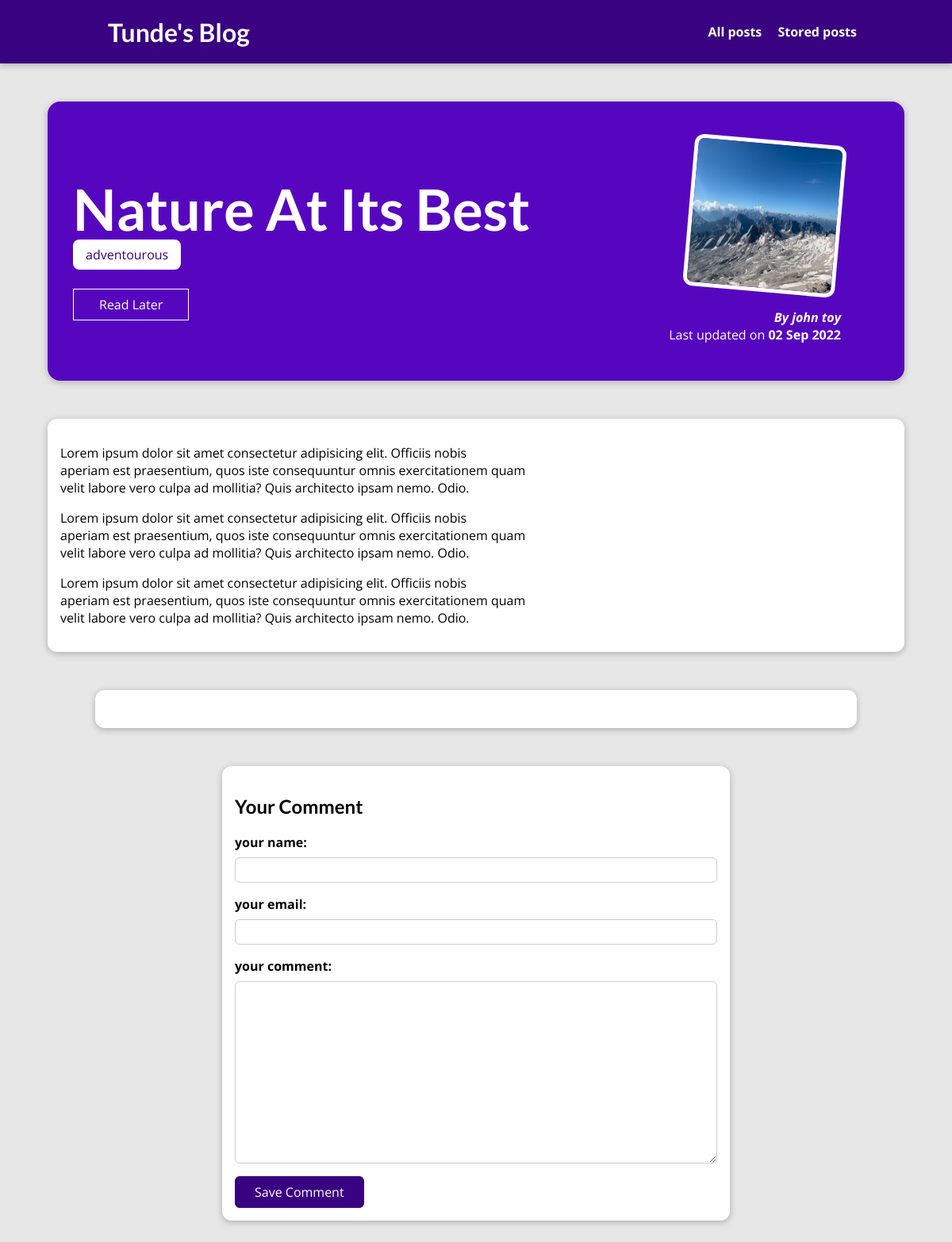
The page /posts/nature-at-its-best on the database its author committed.
### blog/models.py (models this page shows, shortened)
class Post(models.Model):
    title = models.CharField(max_length=150)
    excerpt = models.CharField(max_length=500)
    image = models.ImageField(upload_to='posts', null=True)
    date = models.DateField(auto_now=True)
    content = models.TextField(validators=[MinLengthValidator(10)])
    slug = models.SlugField(unique=True)
    tag = models.ManyToManyField(Tag)
    author = models.ForeignKey(Author, on_delete=models.SET_NULL, related_name='posts', null=True)

class Tag(models.Model):
    caption = models.CharField(max_length=40)

class Author(models.Model):
    first_name = models.CharField(max_length=50)
    last_name = models.CharField(max_length=50)
    email_address = models.EmailField(max_length=100)
    def author(self):
        return f'{self.first_name} {self.last_name}'
    def __str__(self):
        return self.author()

### blog/views.py (the view, shortened to what this page needs)
# urls.py: path('posts/<slug:slug>', views.Unique_Post.as_view(), name='uniquepost'),
class Unique_Post(View):
    def is_saved_post(self,request, post_id):
        stored_posts = request.session.get('stored_posts')
        if stored_posts is not None:
            is_saved_for_later = post_id in stored_posts
        else:
            is_saved_for_later = False
        return is_saved_for_later
    def get(self, request, slug):
        post = Post.objects.get(slug=slug)
        context = {
            'post':post,
            'is_saved_later':self.is_saved_post(request, post.id),
            'post_tags':post.tag.all(),
            'comment_form' : CommentForm(),
            'comments': post.comments.all().order_by('-id')
        }
        return render(request, 'blog/post-detail.html', context)

### blog/forms.py
class CommentForm(forms.ModelForm):
    class Meta:
        model = Comment
        exclude = ['post']
        labels = {
            'user_name':'your name',
            'email' : 'your email',
            'text' : 'your comment'
        }

### blog/templates/blog/post-detail.html (shortened to what this page needs)
{% extends "base.html" %} {% load static %} {% block title %} {{ post.title }} {% endblock %} {% block css_files %}
<link rel="stylesheet" href="{% static 'blog/post-detail.css' %}" /> {% endblock %} {% block content %}
<section id="summary">
    <h2>{{ post.title }}</h2>
    <div>
        {% for tag in post_tags %}
        <span class="tag">{{ tag.caption }}</span> {% endfor %}
    </div>
    <div id="read-later">
        <form action="{%url 'read-later'%}" method='post'>
            <button>{%if is_saved_later%}Remove from "Read Later" list{%else%}Read Later{%endif%}</button>
        </form>
    </div>
    <article>
        <img src="{{ post.image.url }} " alt="{{ post.title }} " />
        <address>By <a href="mailto:{{ post.author.email_address }} ">{{ post.author }}</a></address>
        <div>Last updated on <time>{{ post.date|date:"d M Y " }}</time></div>
    </article>
</section>
<main>
    {{ post.content|linebreaks }}
</main>
<section id="comments">
</section>
<section id="comment-form">
    <h2>Your Comment</h2>
    <form action="{% url 'uniquepost' post.slug %}" method="post">
        {% csrf_token %} {% for form_field in comment_form %}
        <div class="form-control">
            {{ form_field.label_tag }} {{ form_field }} {{ form_field.errors }}
        </div>
        {% endfor %}
        <button>Save Comment</button>
    </form>
</section>
{% endblock %}

### static/app.css (style rules this page uses)
* { box-sizing: border-box; }
html { font-family: 'Open Sans', 'Lato', sans-serif; }
body { margin: 0; }
h1, h2, h3 { font-family: 'Lato', sans-serif; font-weight: bold; }

### blog/static/blog/post-detail.css (style rules this page uses)
body { background-color: #e7e7e7; }
#summary { margin: 8rem auto 3rem auto; padding: 2rem; width: 90%; max-width: 90rem; border-radius: 16px; background-color: #5706c0; position: relative; box-shadow: 0 2px 8px rgba(0, 0, 0, 0.25); height: 22rem; }
#summary h2 { color: white; font-size: 4.5rem; margin-bottom: 0.25rem; }
#summary article { position: absolute; top: 2rem; right: 3rem; padding: 1rem 2rem; border-radius: 12px; text-align: right; color: white; }
#summary article img { width: 12rem; height: 12rem; border-radius: 12px; transform: rotateZ(5deg); border: 5px solid white; margin-bottom: 1rem; }
#summary address { font-weight: bold; }
#summary a { color: white; text-decoration: none; }
#summary time { font-weight: bold; }
#read-later { margin: 2rem 0; }
#read-later button { background-color: transparent; border: 1px solid white; padding: 0.5rem 2rem; font: inherit; color: white; cursor: pointer; }
main { width: 90%; max-width: 90rem; margin: 3rem auto; background-color: white; padding: 1rem; border-radius: 12px; box-shadow: 0 2px 8px rgba(0, 0, 0, 0.25); }
.tag { background-color: white; color: #390281; padding: 0.5rem 1rem; border-radius: 8px; }
#comment-form { margin: 3rem auto; width: 90%; max-width: 40rem; border-radius: 12px; background-color: white; box-shadow: 0 2px 8px rgba(0, 0, 0, 0.25); padding: 1rem; }
#comment-form button { font: inherit; background-color: #390281; color: white; border: 1px solid #390281; padding: 0.5rem 1.5rem; border-radius: 6px; cursor: pointer; }
.form-control { margin-bottom: 1rem; }
.form-control label { font-weight: bold; margin-bottom: 0.5rem; display: block; }
.form-control input, .form-control textarea { display: block; width: 100%; font: inherit; padding: 0.25rem; border-radius: 6px; border: 1px solid #ccc; }
#comments { margin: 3rem auto; width: 90%; max-width: 60rem; border-radius: 12px; background-color: white; box-shadow: 0 2px 8px rgba(0, 0, 0, 0.25); padding: 1rem 2rem; }

### rows shown on the page
Post: title "Nature At Its Best", image (picture), author "john toy", date "02 Sep 2022", content "Lorem ipsum dolor sit amet consectetur adipisicing elit. Officiis nobis aperiam est praesentium, quos iste consequuntur omnis exercitationem quam velit labore vero culpa ad mollitia? Quis architecto ipsam nemo. Odio. Lorem ipsum dolor sit amet consectetur adipisicing elit. Officiis nobis aperiam est praesentium, quos iste consequuntur omnis exercitationem quam velit labore vero culpa ad mollitia? Quis architecto ipsam nemo. Odio. Lorem ipsum dolor sit amet consectetur adipisicing elit. Officiis nobis aperiam est praesentium, quos iste consequuntur omnis exercitationem quam velit labore vero culpa ad mollitia? Quis architecto ipsam nemo. Odio."
Tag: caption "adventourous"
